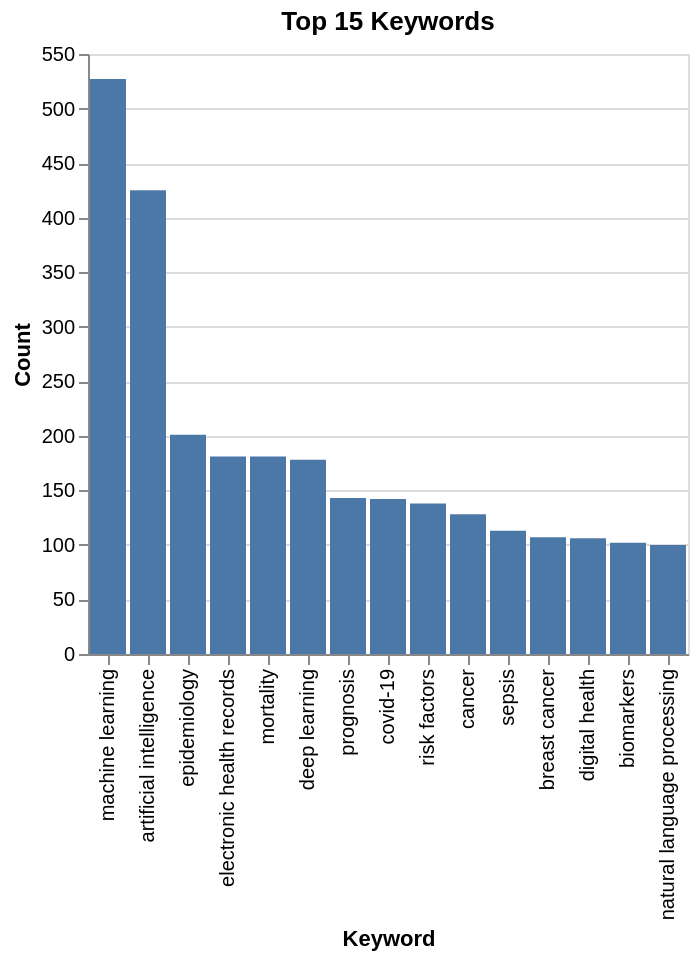

Notebook cell for this chart:
### Code cell
(
    alt.Chart(top_keywords)
    .mark_bar()
    .encode(
        x=alt.X(
            "keyword:O",
            title="Keyword",
            sort=alt.SortField("count", order="descending"),
        ),
        y=alt.Y("count:Q", title="Count"),
    )
    .properties(title="Top 15 Keywords")
)

### Figure 1 — Vega-Lite specification as saved in the notebook (floating-point values rounded to 4 significant figures)
{"config": {"view": {"continuousWidth": 300, "continuousHeight": 300}}, "data": {"name": "data-e2c9a091d60f1b66c837261107581d97"}, "mark": {"type": "bar"}, "encoding": {"x": {"field": "keyword", "sort": {"field": "count", "order": "descending"}, "title": "Keyword", "type": "ordinal"}, "y": {"field": "count", "title": "Count", "type": "quantitative"}}, "title": "Top 15 Keywords", "$schema": "https://vega.github.io/schema/vega-lite/v6.1.0.json", "datasets": {"data-e2c9a091d60f1b66c837261107581d97": [{"keyword": "machine learning", "count": 527}, {"keyword": "artificial intelligence", "count": 425}, {"keyword": "epidemiology", "count": 201}, {"keyword": "electronic health records", "count": 181}, {"keyword": "mortality", "count": 181}, {"keyword": "deep learning", "count": 178}, {"keyword": "prognosis", "count": 143}, {"keyword": "covid-19", "count": 142}, {"keyword": "risk factors", "count": 138}, {"keyword": "cancer", "count": 128}, {"keyword": "sepsis", "count": 113}, {"keyword": "breast cancer", "count": 107}, {"keyword": "digital health", "count": 106}, {"keyword": "biomarkers", "count": 102}, {"keyword": "natural language processing", "count": 100}]}}
